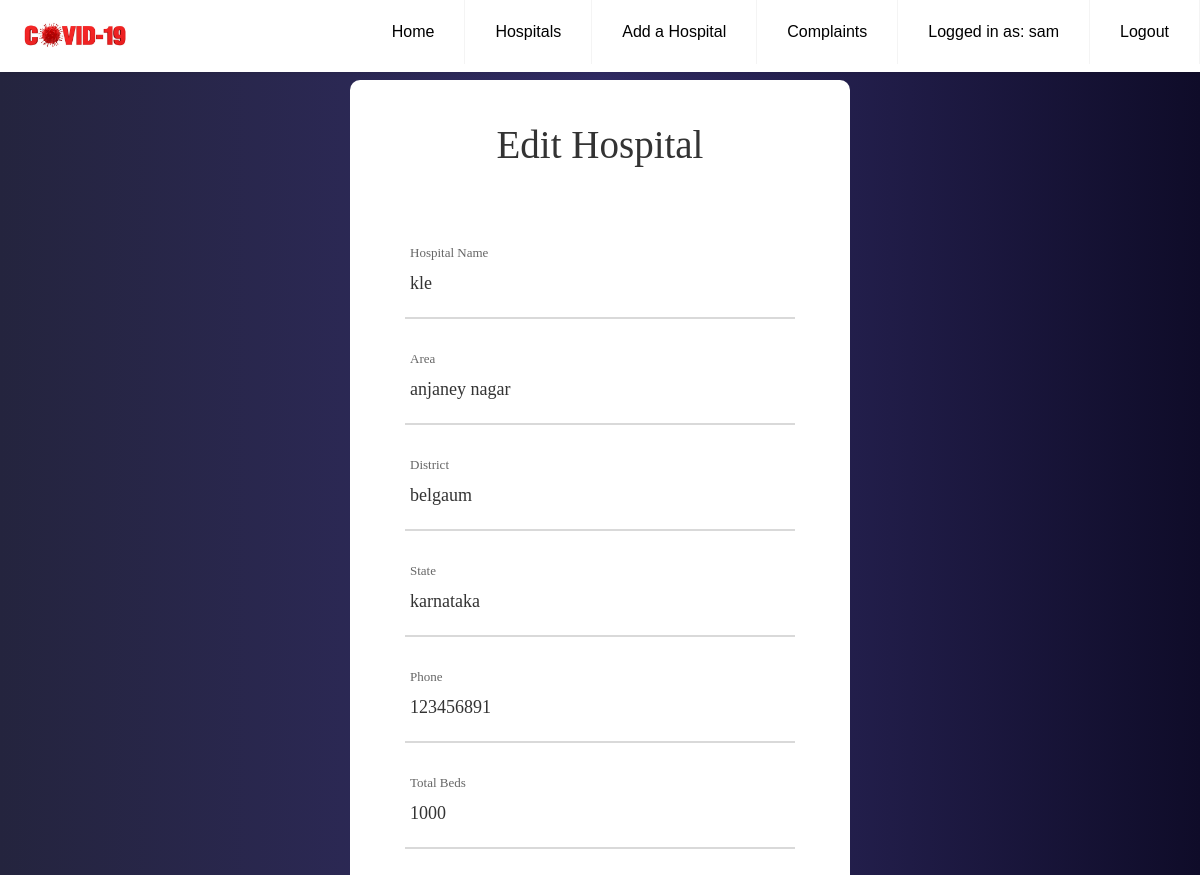
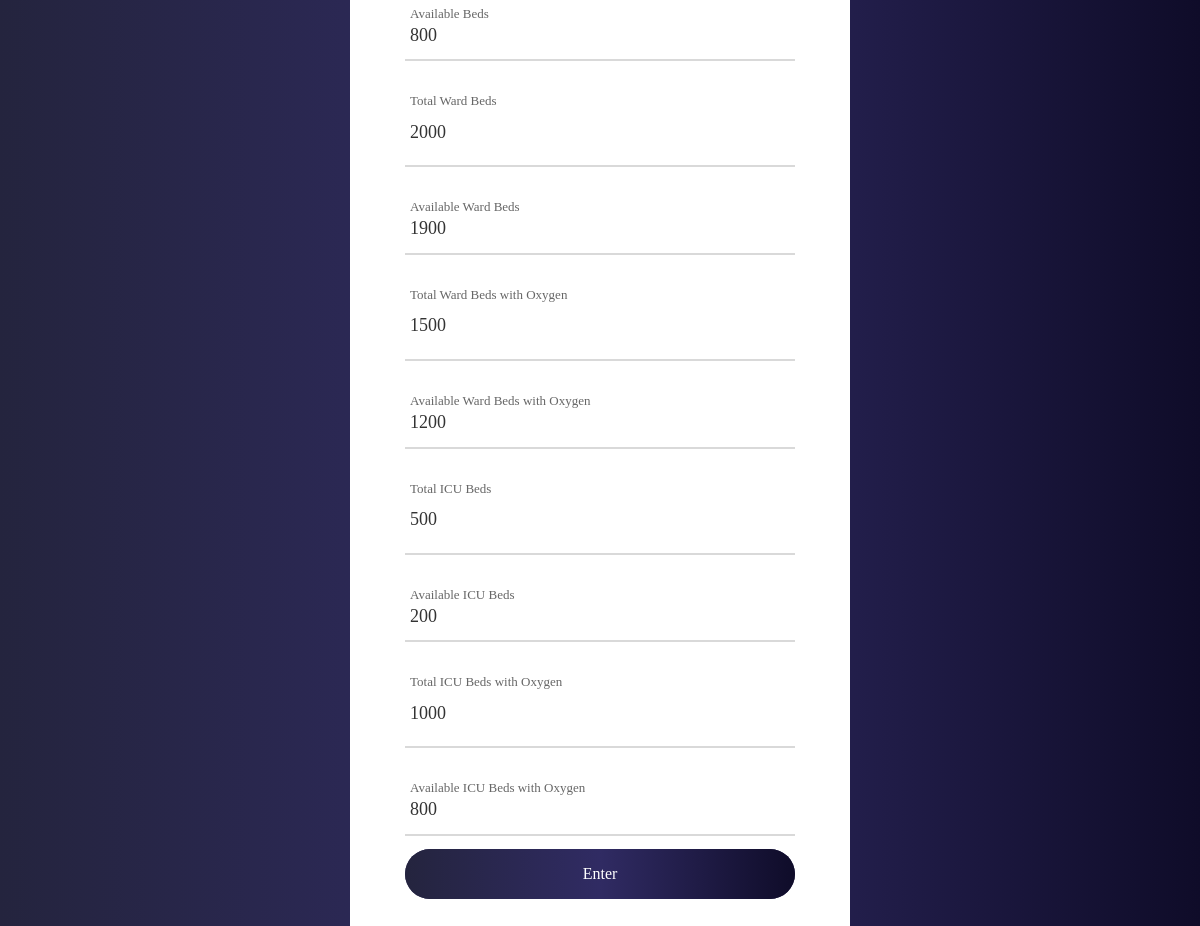
The app's page /hospital/1/edit (signed in), older data (2 pictures, top to bottom).
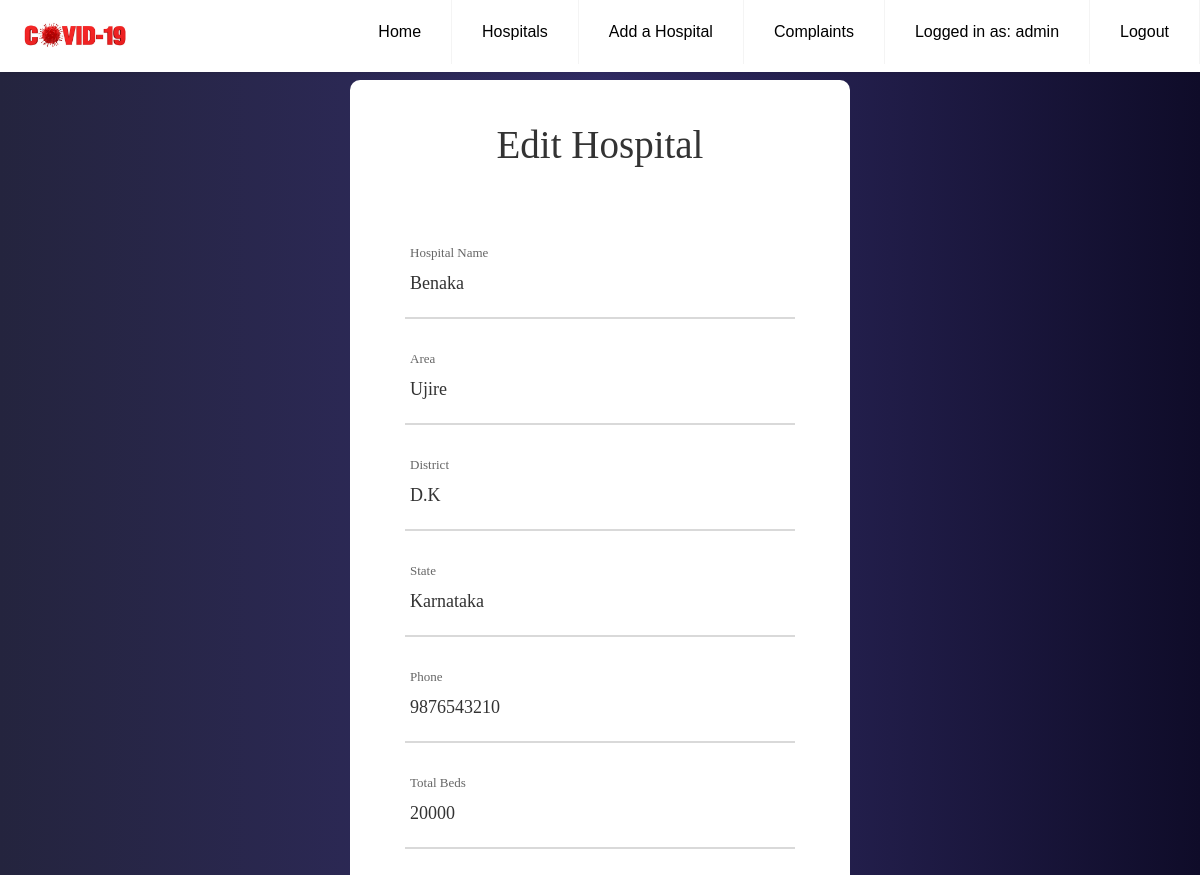
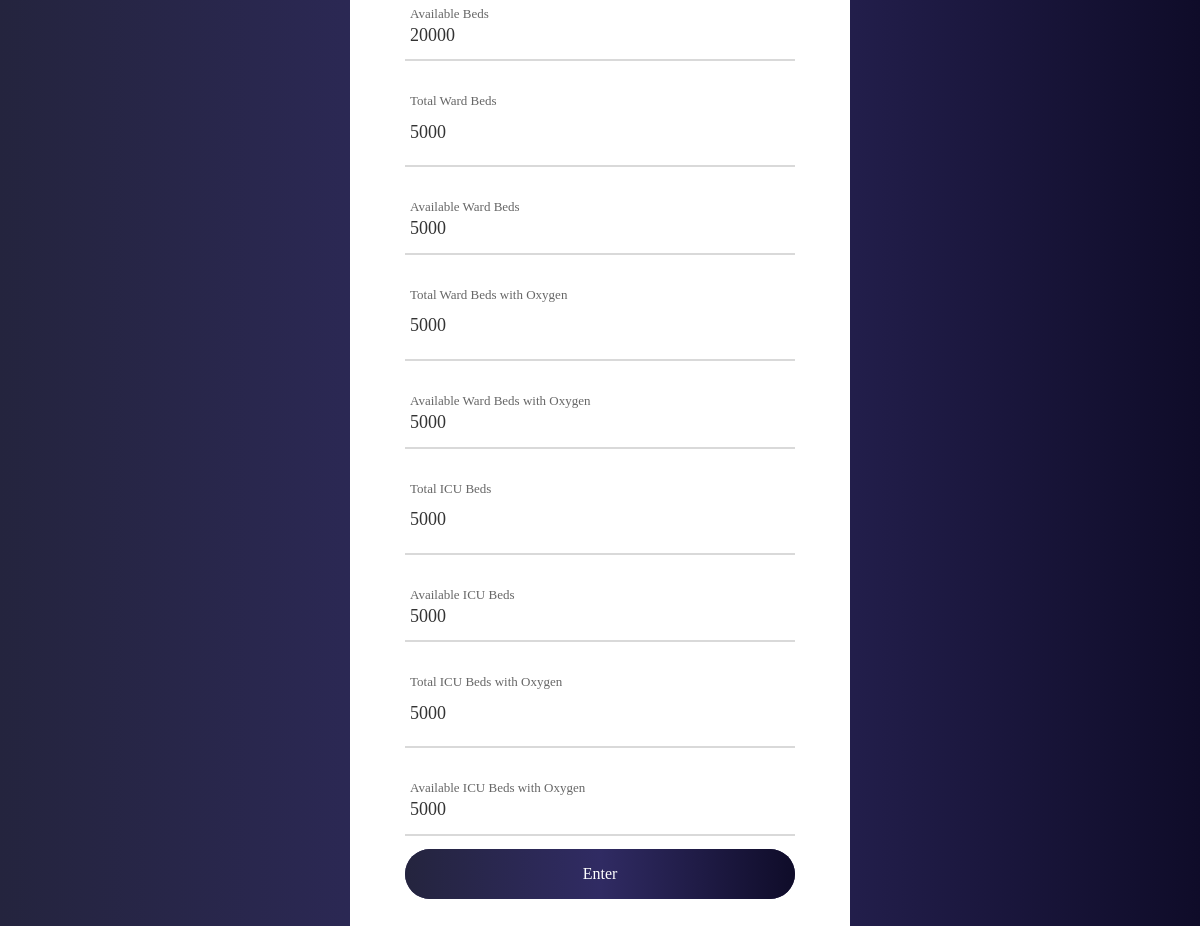
The same page, newer data (2 pictures, top to bottom).
### models.py (models this page shows, shortened)
class User(UserMixin, db.Model):
    __tablename__ = "user"
    id = db.Column(db.Integer, primary_key=True)
    name = db.Column(db.String(100), index=True, unique=True)
    password_hash = db.Column(db.String(128))
    role = db.Column(db.String(20))
    hospital_id = db.Column(db.Integer, db.ForeignKey('hospital.id'))

class Hospital(db.Model):
    __tablename__ = "hospital"
    id = db.Column(db.Integer, primary_key=True)
    name = db.Column(db.String(100), nullable=False)
    area = db.Column(db.String(100), nullable=False)
    district = db.Column(db.String(100), nullable=False)
    state = db.Column(db.String(100), nullable=False)
    phone = db.Column(db.Integer, nullable=False)
    total_beds = db.Column(db.Integer, nullable=False)
    available_beds = db.Column(db.Integer, nullable=False)
    total_ward_beds = db.Column(db.Integer, nullable=False)
    available_ward_beds = db.Column(db.Integer, nullable=False)
    total_ward_beds_with_oxygen = db.Column(db.Integer, nullable=False)
    available_ward_beds_with_oxygen = db.Column(db.Integer, nullable=False)
    total_icu_beds = db.Column(db.Integer, nullable=False)
    available_icu_beds = db.Column(db.Integer, nullable=False)
    total_icu_beds_with_oxygen = db.Column(db.Integer, nullable=False)
    available_icu_beds_with_oxygen = db.Column(db.Integer, nullable=False)
    beds = db.relationship('Bed', backref='hospital', lazy=True)
    users = db.relationship('User', backref='hospital', lazy=True)
    doctors = db.relationship('Doctor', backref='hospital', lazy=True)

### app.py (the view)
@app.route("/hospital/<int:hospital_id>/edit", methods=['GET', 'POST'])
def edithospital(hospital_id):
    if current_user.role != 'admin':
        flash('Unauthorised', 'danger')
        return redirect(url_for('hospital'))
    hospital = Hospital.query.get_or_404(hospital_id)
    form = edithospitalform()
    if request.method=='POST' and form.validate_on_submit():
        if (hospital.total_beds-hospital.available_beds) <= form.total_beds.data and (hospital.total_ward_beds-hospital.available_ward_beds) <= form.total_ward_beds.data and\
        (hospital.total_ward_beds_with_oxygen-hospital.available_ward_beds_with_oxygen) <= form.total_ward_beds_with_oxygen.data and (hospital.total_icu_beds-hospital.available_icu_beds) <= form.total_icu_beds.data and\
        (hospital.total_icu_beds_with_oxygen-hospital.available_icu_beds_with_oxygen) <= form.total_icu_beds_with_oxygen.data:
            availableBeds = form.total_beds.data - (hospital.total_beds-hospital.available_beds)
            availableWardBeds = form.total_ward_beds.data - (hospital.total_ward_beds-hospital.available_ward_beds)
            availableWardBedswithOxygen = form.total_ward_beds_with_oxygen.data  - (hospital.total_ward_beds_with_oxygen-hospital.available_ward_beds_with_oxygen)
            availableIcuBeds = form.total_icu_beds.data - (hospital.total_icu_beds-hospital.available_icu_beds)
            availableIcuBedswithOxygen = form.total_icu_beds_with_oxygen.data - (hospital.total_icu_beds_with_oxygen-hospital.available_icu_beds_with_oxygen)
            db.session.query(Hospital).filter_by(id=hospital_id).update({Hospital.total_beds: form.total_beds.data, Hospital.total_ward_beds: form.total_ward_beds.data,\
                                                                  Hospital.total_ward_beds_with_oxygen: form.total_ward_beds_with_oxygen.data, Hospital.total_icu_beds: form.total_icu_beds.data,\
                                                                  Hospital.total_icu_beds_with_oxygen:form.total_icu_beds_with_oxygen.data, Hospital.available_beds: availableBeds, Hospital.available_ward_beds: availableWardBeds,\
                                                                  Hospital.available_ward_beds_with_oxygen: availableWardBedswithOxygen, Hospital.available_icu_beds: availableIcuBeds, Hospital.available_icu_beds_with_oxygen: availableIcuBedswithOxygen, \
                                                                  Hospital.name: form.hospitalname.data, Hospital.area:form.area.data, Hospital.district:form.district.data, \
                                                                  Hospital.state:form.state.data, Hospital.phone:form.phone.data}, synchronize_session = False)
            db.session.commit()
            flash('Updated Hospital Data', 'success')
            return redirect(url_for('hospital'))
        else:
            return redirect(url_for('home'))
    elif request.method == 'GET':
        form.hospitalname.data = hospital.name
        form.area.data = hospital.area
        form.district.data = hospital.district
        form.state.data = hospital.state
        form.phone.data = hospital.phone
        form.total_beds.data = hospital.total_beds
        form.total_ward_beds.data = hospital.total_ward_beds
        form.total_ward_beds_with_oxygen.data = hospital.total_ward_beds_with_oxygen
        form.total_icu_beds.data = hospital.total_icu_beds
        form.total_icu_beds_with_oxygen.data = hospital.total_icu_beds_with_oxygen
    return render_template('hospitaledit.html',hospital=hospital, form=form, title="Edit Hospital")

### forms.py
class edithospitalform(FlaskForm):
    hospitalname = StringField('Hospital Name', validators=[DataRequired()])
    area = StringField('area', validators=[DataRequired()])
    district = StringField('district', validators=[DataRequired()])
    state = StringField('state', validators=[DataRequired()])
    phone = IntegerField('phone', validators=[DataRequired()])
    total_beds = IntegerField('total_beds', validators=[DataRequired()])
    total_ward_beds = IntegerField('total_ward_beds', validators=[DataRequired()])
    total_ward_beds_with_oxygen = IntegerField('total_ward_beds_with_oxygen', validators=[DataRequired()])
    total_icu_beds = IntegerField('total_icu_beds', validators=[DataRequired()])
    total_icu_beds_with_oxygen = IntegerField('total_icu_beds_with_oxygen', validators=[DataRequired()])
    submit = SubmitField('Enter')

### models.py (called while the page is built)
@login.user_loader
def load_user(id):
    return User.query.get(int(id))

### templates/hospitaledit.html (shortened to what the changed rows need)
{% extends "base.html" %}
{% block navbar %}
{% if current_user.is_authenticated and current_user.role == "admin" %}
<li><a href="{{ url_for('addhospital') }}">Add a Hospital</a></li>
<li><a href="{{ url_for('complaint') }}">Complaints</a></li>
<li><a href="#">Logged in as: {{current_user.name}}</a></li>
<li><a href="{{ url_for('logout') }}">Logout</a></li>
{% endif %}
{% endblock navbar %}
{% block content %}
	<div class="patient_form">
		<div class="container-contact100" id="patient_form">
			<div class="wrap-contact100">
			<form class="contact100-form validate-form needs-validation" method="POST" novalidate>
				<div class="wrap-input100 validate-input" data-validate="Name is required">
                    <div>
						{{ form.hospitalname(class="input100") }}
                    </div>
				</div>
				<div class="wrap-input100 validate-input" data-validate="Name is required">
					<div>
						{{ form.area(class="input100") }}
    				</div>
				</div>
				<div class="wrap-input100 input100-select">
					<div>
						{{ form.district(class="input100") }}
					</div>
				</div>
				<div class="wrap-input100 input100-select">
					<div>
						{{ form.state(class="input100") }}
					</div>
				</div>
				<div class="wrap-input100 input100-select">
					<div>
						{{ form.phone(class="input100") }}
					</div>
				</div>
				<div class="wrap-input100 validate-input" data-validate="Name is required">
					<span class="label-input100">Total Beds</span>
					{{ form.total_beds(class="input100") }}
					<span class="focus-input100"></span>
                </div>
                <div class="wrap-input100 validate-input" data-validate="Name is required">
					<span class="label-input100">Available Beds</span>
					<p class="input100">{{ hospital.available_beds }}</p>
					<span class="focus-input100"></span>
				</div>
				<div class="wrap-input100 validate-input" data-validate = "Message is required">
					<span class="label-input100">Total Ward Beds</span>
					{{ form.total_ward_beds(class="input100") }}
					<span class="focus-input100"></span>
                </div>
                <div class="wrap-input100 validate-input" data-validate="Name is required">
					<span class="label-input100">Available Ward Beds</span>
					<p class="input100">{{ hospital.available_ward_beds }}</p>
					<span class="focus-input100"></span>
				</div>
				<div class="wrap-input100 validate-input" data-validate="Name is required">
					<span class="label-input100">Total Ward Beds with Oxygen</span>
					{{ form.total_ward_beds_with_oxygen(class="input100") }}
					<span class="focus-input100"></span>
                </div>
                <div class="wrap-input100 validate-input" data-validate="Name is required">
					<span class="label-input100">Available Ward Beds with Oxygen</span>
					<p class="input100">{{ hospital.available_ward_beds_with_oxygen }}</p>
					<span class="focus-input100"></span>
				</div>
				<div class="wrap-input100 validate-input" data-validate="Name is required">
					<span class="label-input100">Total ICU Beds</span>
					{{ form.total_icu_beds(class="input100") }}
					<span class="focus-input100"></span>
                </div>
                <div class="wrap-input100 validate-input" data-validate="Name is required">
					<span class="label-input100">Available ICU Beds</span>
					<p class="input100">{{ hospital.available_icu_beds }}</p>
					<span class="focus-input100"></span>
				</div>
                <div class="wrap-input100 validate-input" data-validate="Name is required">
					<span class="label-input100">Total ICU Beds with Oxygen</span>
					{{ form.total_icu_beds_with_oxygen(class="input100") }}
					<span class="focus-input100"></span>
                </div>
                <div class="wrap-input100 validate-input" data-validate="Name is required">
					<span class="label-input100">Available ICU Beds with Oxygen</span>
					<p class="input100">{{ hospital.available_icu_beds_with_oxygen }}</p>
					<span class="focus-input100"></span>
				</div>
			</form>
		</div>
	</div>
</div>
{% endblock content %}

Row changes from the older to the newer data that the page shows:
changed User: name "sam" → "admin"
changed Hospital: area "anjaney nagar" → "Ujire"; district "belgaum" → "D.K"; state "karnataka" → "Karnataka"; phone "123456891" → "9876543210"; total_beds "1000" → "20000"; available_beds "800" → "20000"; total_ward_beds "2000" → "5000"; available_ward_beds "1900" → "5000"; total_ward_beds_with_oxygen "1500" → "5000"; available_ward_beds_with_oxygen "1200" → "5000"; total_icu_beds "500" → "5000"; available_icu_beds "200" → "5000"; total_icu_beds_with_oxygen "1000" → "5000"; available_icu_beds_with_oxygen "800" → "5000"
Text that changed along with them:
form field hospitalname: "kle" → "Benaka"
